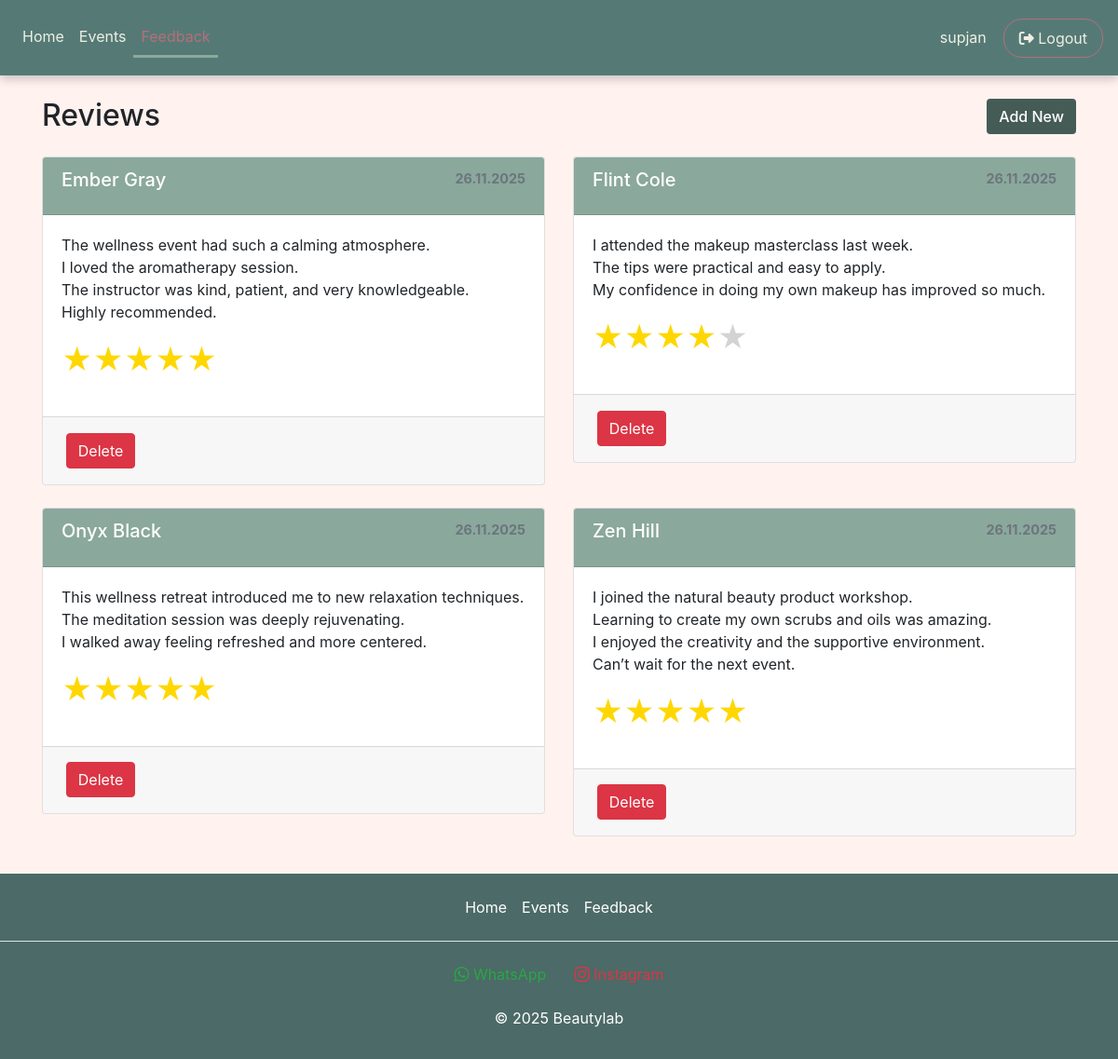
/feedback.php (signed in), run on the app's committed database.
### tables this page shows
CREATE TABLE `reviews` (
  `review_id` int(11) NOT NULL,
  `user_id` int(11) NOT NULL,
  `content` text NOT NULL,
  `created_at` datetime DEFAULT current_timestamp(),
  `rating` int(1) NOT NULL DEFAULT 0
);

CREATE TABLE `users` (
  `user_id` int(11) NOT NULL,
  `username` varchar(50) NOT NULL,
  `first_name` varchar(50) NOT NULL,
  `last_name` varchar(50) NOT NULL,
  `email` varchar(100) NOT NULL,
  `user_password` varchar(255) NOT NULL,
  `user_role` varchar(50) DEFAULT 'user',
  `created_at` timestamp NOT NULL DEFAULT current_timestamp(),
  `image_path` varchar(255) DEFAULT 'profile_pictures/placeholder.jpg'
);

### load_reviews.php (the view, shortened to what this page needs)
<!DOCTYPE html>
<html lang="en">
<body>
    <div class="row">
        <?php
        require 'db_connection.php';
        $sql = "SELECT r.review_id, r.user_id, r.content, r.rating, r.created_at, u.first_name, u.last_name, u.user_role
                    FROM reviews r
                    JOIN users u ON r.user_id = u.user_id
                    ORDER BY r.created_at DESC";
        $result = $conn->query($sql);
        if ($result->num_rows > 0):
            while ($row = $result->fetch_assoc()):
        ?>
                <div class="col-12 col-md-8 col-lg-6 mb-4">
                    <div class="card review-card">
                        <div class="card-header text-white d-flex">
                            <h5 class="card-title">
                                <?= htmlspecialchars($row['first_name'] . " " . $row['last_name']); ?>
                            </h5>
                            <p class="text-muted ml-auto" style="font-size:0.9em;">
                                <?= date('d.m.Y', strtotime($row['created_at'])); ?>
                            </p>
                        </div>
                        <div class="card-body">
                            <p class="card-text">
                                <?= nl2br(htmlspecialchars($row['content'])); ?>
                            </p>
                            <p>
                                <?php
                                $rating = (int)$row['rating'];
                                for ($i = 0; $i < $rating; $i++) echo '<span class="star gold">★</span>';
                                for ($i = $rating; $i < 5; $i++) echo '<span class="star gray">★</span>';
                                ?>
                            </p>
                        </div>
                        <?php
                        if (isset($_SESSION['user_role']) && $_SESSION['user_role'] === 'admin'):
                        ?>
                            <div class="card-footer">
                                <form action="delete_review.php" method="POST">
                                    <button type="submit" class="btn btn-danger">Delete</button>
                                </form>
                            </div>
                        <?php endif; ?>
                    </div>
                </div>
        <?php
            endwhile;
        else:
            echo "<p>No reviews found.</p>";
        endif;
        ?>
    </div>
</body>
</html>

### style.css (style rules this page uses)
.star { font-size: 2rem; }
.gold { color: gold; }
.gray { color: lightgray; }
.card-footer .btn { margin: 0.3rem; }
.review-card .card-header { background-color: #8AA89C; color: #557A76; font-weight: bold; }

### data on the page
reviews: user.last_name "Ember Gray", created_at "26.11.2025", content "The wellness event had such a calming atmosphere. I loved the aromatherapy session. The instructor was kind, patient, and very knowledgeable. Highly recommended.", rating 5 (drawn)
reviews: user.last_name "Flint Cole", created_at "26.11.2025", content "I attended the makeup masterclass last week. The tips were practical and easy to apply. My confidence in doing my own makeup has improved so much.", rating 4 (drawn)
reviews: user.last_name "Onyx Black", created_at "26.11.2025", content "This wellness retreat introduced me to new relaxation techniques. The meditation session was deeply rejuvenating. I walked away feeling refreshed and more centered.", rating 5 (drawn)
reviews: user.last_name "Zen Hill", created_at "26.11.2025", content "I joined the natural beauty product workshop. Learning to create my own scrubs and oils was amazing. I enjoyed the creativity and the supportive environment. Can’t wait for the next event.", rating 5 (drawn)

### other printed values
$_SESSION['first_name'] "supjan"
